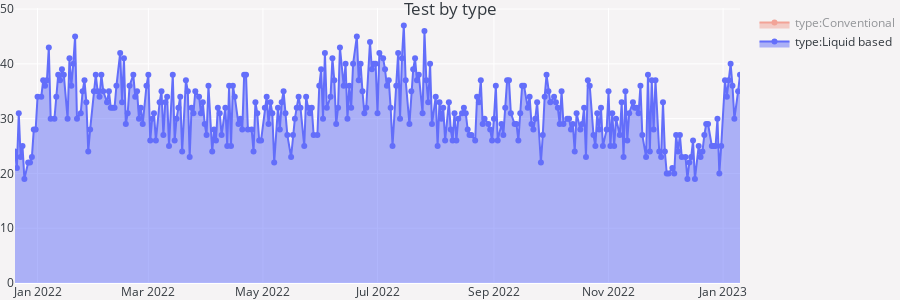

Write notebook code for a chart like this one.
### Code cell
ty_graph.show()

### Figure 1 — Plotly figure (JSON) as saved in the notebook; plotly's stock layout.template omitted (floating-point values rounded to 4 significant figures; data arrays with more than 128 entries replaced by an {"elided": "..."} marker saying what was removed)
{"data": [{"fill": "tonexty", "mode": "markers+lines", "name": "type:Liquid based", "showlegend": true, "type": "scatter", "visible": true, "x": {"elided": "332 str values"}, "y": {"elided": "332 int values"}}, {"fill": "tonexty", "mode": "markers+lines", "name": "type:Conventional", "showlegend": true, "type": "scatter", "visible": "legendonly", "x": {"elided": "332 str values"}, "y": {"elided": "332 int values"}}], "layout": {"font": {"color": "#343a40", "size": 12}, "height": 300, "margin": {"b": 0, "l": 0, "r": 0, "t": 0}, "paper_bgcolor": "#f5f3f4", "plot_bgcolor": "#f5f3f4", "title": {"text": "Test by type", "x": 0.5, "xanchor": "center", "y": 0.99, "yanchor": "top"}}}
